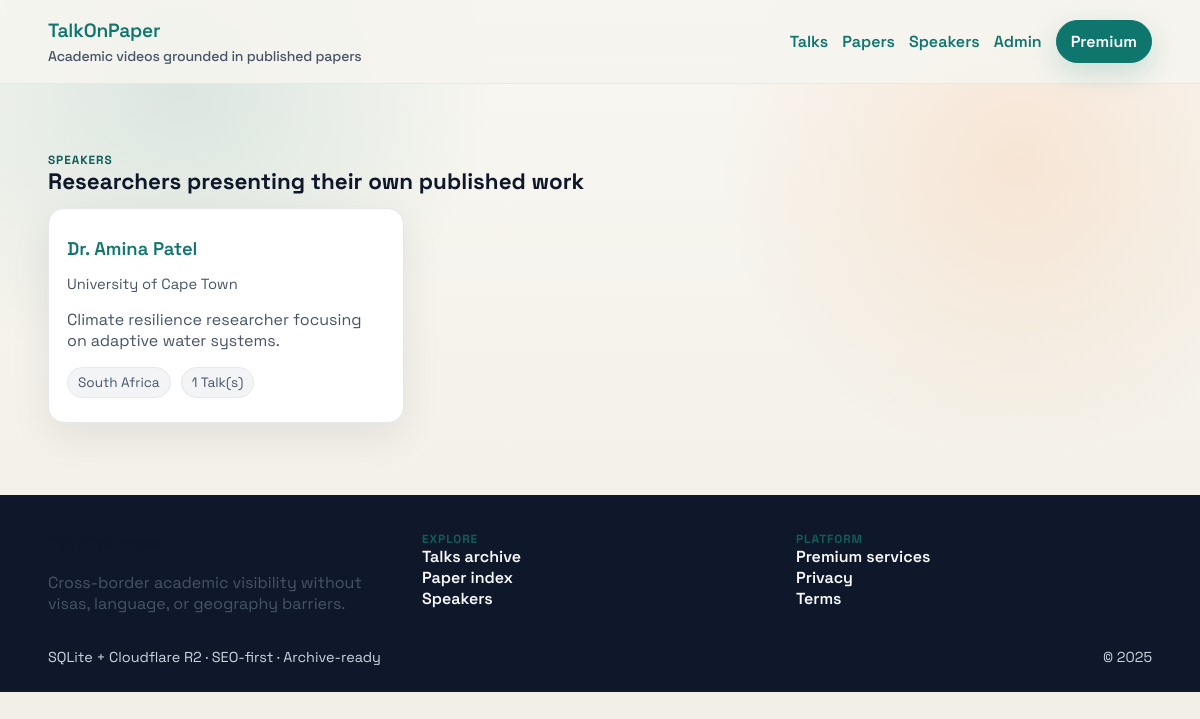
Before: /speakers with the older database file.
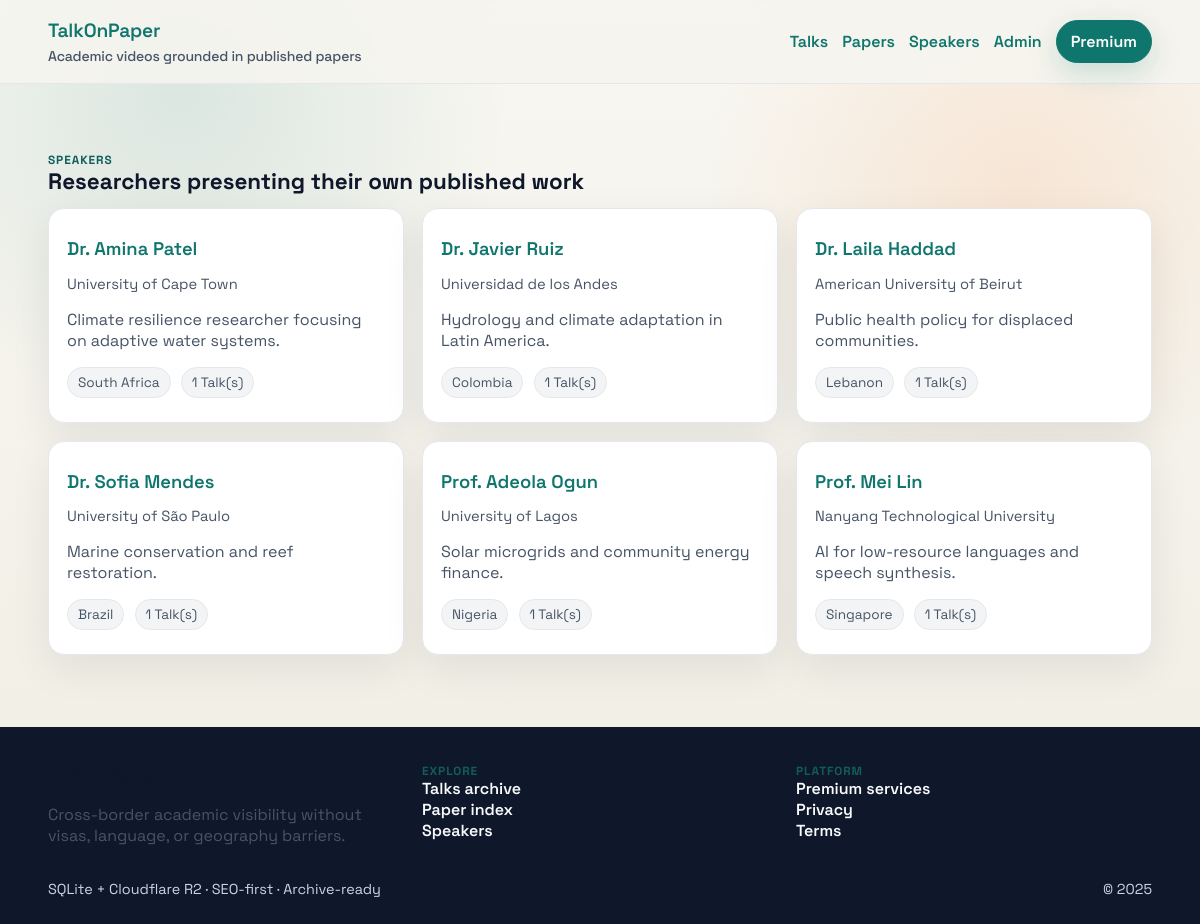
After: the same page with the newer database file.
### talkonpaper/models.py (models this page shows)
class TimestampMixin:
    created_at = db.Column(db.DateTime, nullable=False, default=datetime.utcnow)
    updated_at = db.Column(
        db.DateTime,
        nullable=False,
        default=datetime.utcnow,
        onupdate=datetime.utcnow,
    )

class Speaker(TimestampMixin, db.Model):
    __tablename__ = "speakers"
    id = db.Column(db.Integer, primary_key=True)
    full_name = db.Column(db.String(255), nullable=False, index=True)
    affiliation = db.Column(db.String(255), nullable=False, index=True)
    country = db.Column(db.String(100), nullable=True, index=True)
    bio_short = db.Column(db.Text, nullable=True)
    website_or_profile = db.Column(db.String(255), nullable=True)
    talks = db.relationship("Talk", back_populates="speaker", lazy="selectin")

### talkonpaper/routes.py (the view)
@main_bp.route("/speakers")
def speakers_directory():
    speakers = Speaker.query.order_by(Speaker.full_name.asc()).all()
    return render_template(
        "speakers.html",
        speakers=speakers,
        canonical_url=canonical_path(request.path),
    )

### talkonpaper/__init__.py (called while the page is built)
def _register_template_globals(app: Flask) -> None:
    @app.context_processor
    def inject_site_meta():
        return {
            "site_name": "TalkOnPaper",
            "site_tagline": "Cross-border academic visibility without visas, language, or geography barriers",
            "cdn_base_url": os.environ.get("CDN_BASE_URL", ""),
        }

### talkonpaper/routes.py (called while the page is built, shortened)
def canonical_path(path: str) -> str:
    host = current_app.config.get("DEFAULT_CANONICAL_HOST", "").rstrip("/")
    return f"{host}{path}"

def _seed_sample_data() -> None:
    global _seeded
    if _seeded or not current_app.config.get("ENABLE_SAMPLE_DATA", False):
        return

@main_bp.before_app_request
def before_request():
    _seed_sample_data()

### templates/speakers.html
{% extends "base.html" %}
{% block content %}
  <div class="container">
    <div class="section-header">
      <div>
        <p class="eyebrow">Speakers</p>
        <h2>Researchers presenting their own published work</h2>
      </div>
    </div>
    <div class="grid">
      {% for speaker in speakers %}
        <article class="card">
          <h3><a href="{{ url_for('main.speaker_profile', speaker_id=speaker.id) }}">{{ speaker.full_name }}</a></h3>
          <p class="meta">{{ speaker.affiliation }}</p>
          <p class="muted">{{ speaker.bio_short or "Academic profile forthcoming." }}</p>
          {% if speaker.country %}<div class="chip">{{ speaker.country }}</div>{% endif %}
          <div class="chip">{{ speaker.talks|length }} Talk(s)</div>
        </article>
      {% else %}
        <p class="muted">No speakers yet. Invite published authors to record.</p>
      {% endfor %}
    </div>
  </div>
{% endblock %}

Changed rows visible on the page:
added Speaker: full_name "Dr. Javier Ruiz", affiliation "Universidad de los Andes", bio_short "Hydrology and climate adaptation in Latin America.", country "Colombia", talks|length "1"
added Speaker: full_name "Dr. Laila Haddad", affiliation "American University of Beirut", bio_short "Public health policy for displaced communities.", country "Lebanon", talks|length "1"
added Speaker: full_name "Dr. Sofia Mendes", affiliation "University of São Paulo", bio_short "Marine conservation and reef restoration.", country "Brazil", talks|length "1"
added Speaker: full_name "Prof. Adeola Ogun", affiliation "University of Lagos", bio_short "Solar microgrids and community energy finance.", country "Nigeria", talks|length "1"
added Speaker: full_name "Prof. Mei Lin", affiliation "Nanyang Technological University", bio_short "AI for low-resource languages and speech synthesis.", country "Singapore", talks|length "1"
